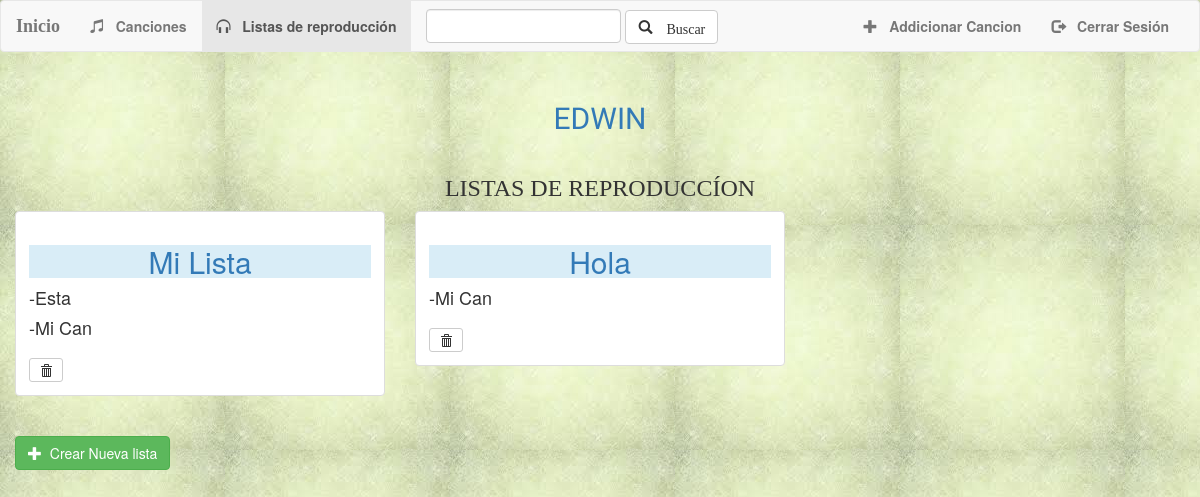
/mymusic/listas/ (signed in), run on an earlier commit of the app's database.
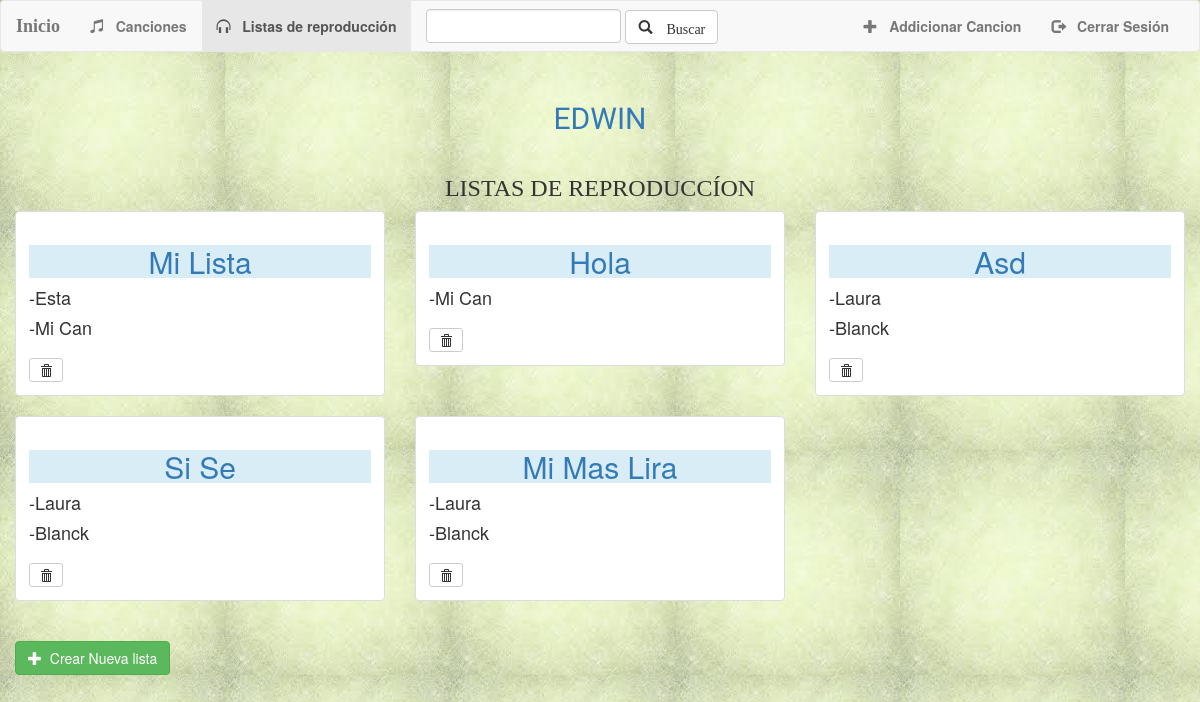
And on a later commit of the database.
### MyMusic/models.py (models this page shows, shortened)
class Lista(models.Model):
    user_list = models.ForeignKey(User, default=User)
    titulo_de_lista=models.CharField(max_length=500)
    canciones = models.ManyToManyField(Cancion,blank=True)

class Cancion(models.Model):
    user = models.ForeignKey(User, default=1)
    titulo_cancion=models.CharField(max_length=500)
    artista = models.CharField(max_length=250)
    audio = models.FileField(default='')

### MyMusic/views.py (the view)
def listas_view(request):
    if not request.user.is_authenticated():
        return render(request, 'MyMusic/login_form.html')
    else:
        canciones_user = Cancion.objects.filter(user=request.user)
        listas_user=Lista.objects.filter(user_list=request.user)
        context = {
            'canciones': canciones_user,
            'username': request.user.username,
            'listas':listas_user,
        }
        return render(request, 'MyMusic/listas.html', context)

### MyMusic/templates/MyMusic/listas.html (shortened to what this page needs)
{% extends 'MyMusic/plantilla.html' %}
{% block listas_active %}active{% endblock %}
{% block body %}
    <div class="container-fluid">
        <div class="row">
            <div class="center-block">
                <ul class="nav text-center" style="margin-bottom: 10px;">
                    <li role="presentation" ><a> <h2 style="font-family: 'Kaushan Script', cursive; text-transform: uppercase;">{{ username }}</h2> </a></li>
                </ul>
            </div>
            {% if listas %}
                <h3 class="text-center " id="str1" style="text-transform: uppercase">Listas de Reproduccíon</h3>
                {% for lista in listas %}
                    <div class="col-sm-6 col-lg-4">
                        <div class="thumbnail">
                            <div class="caption">
                                <a href="{% url 'MyMusic:lista_detallada' lista.id %}">
                                    <h2 style="text-transform: capitalize" class="bg-info text-center">{{ lista.titulo_de_lista }}</h2>
                                </a>
                                <dl>
                                    {% for cancion in lista.canciones.all %}
                                       <dd> <h4 style="text-transform: capitalize">-{{ cancion.titulo_cancion}}</h4></dd>
                                    {% endfor %}
                                </dl>
                                <form action="{% url 'MyMusic:eliminar_lista' lista.id %}" method="post" style="display: inline;">
                                    <abbr title="Eliminar lista">
                                        <button type="submit" class="btn btn-default btn-sm">
                                            <span class="glyphicon glyphicon-trash"></span>
                                        </button>
                                    </abbr>
                                </form>
                            </div>
                        </div>
                    </div>
                {% endfor %}
            {% else %}
                 <div class="panel-heading">
                     <h3>No tienes listas de reproducción</h3>
                </div>
            {% endif %}
            {% if  canciones %}
                <div class="col-sm-12">
                    <br>
                    <a href="{% url 'MyMusic:lista-add' %}">
                        <button type="button" class="btn btn-success">
                            <span class="glyphicon glyphicon-plus"></span>&nbsp; Crear Nueva lista
                        </button>
                    </a>
                </div>
            {% else %}
                 <div class="panel-heading">
                     <h3> Para crear listas una debes tener canciones registradas</h3>
                </div>
            {% endif %}
        </div>
    </div>
{% endblock %}

What changed in the data, as far as the page shows it:
added Lista: titulo_de_lista "Asd"
now on this page (row unchanged): Cancion: titulo_cancion "Laura"
added Cancion: titulo_cancion "Blanck"
added Lista: titulo_de_lista "Si Se"
added Lista: titulo_de_lista "Mi Mas Lira"
